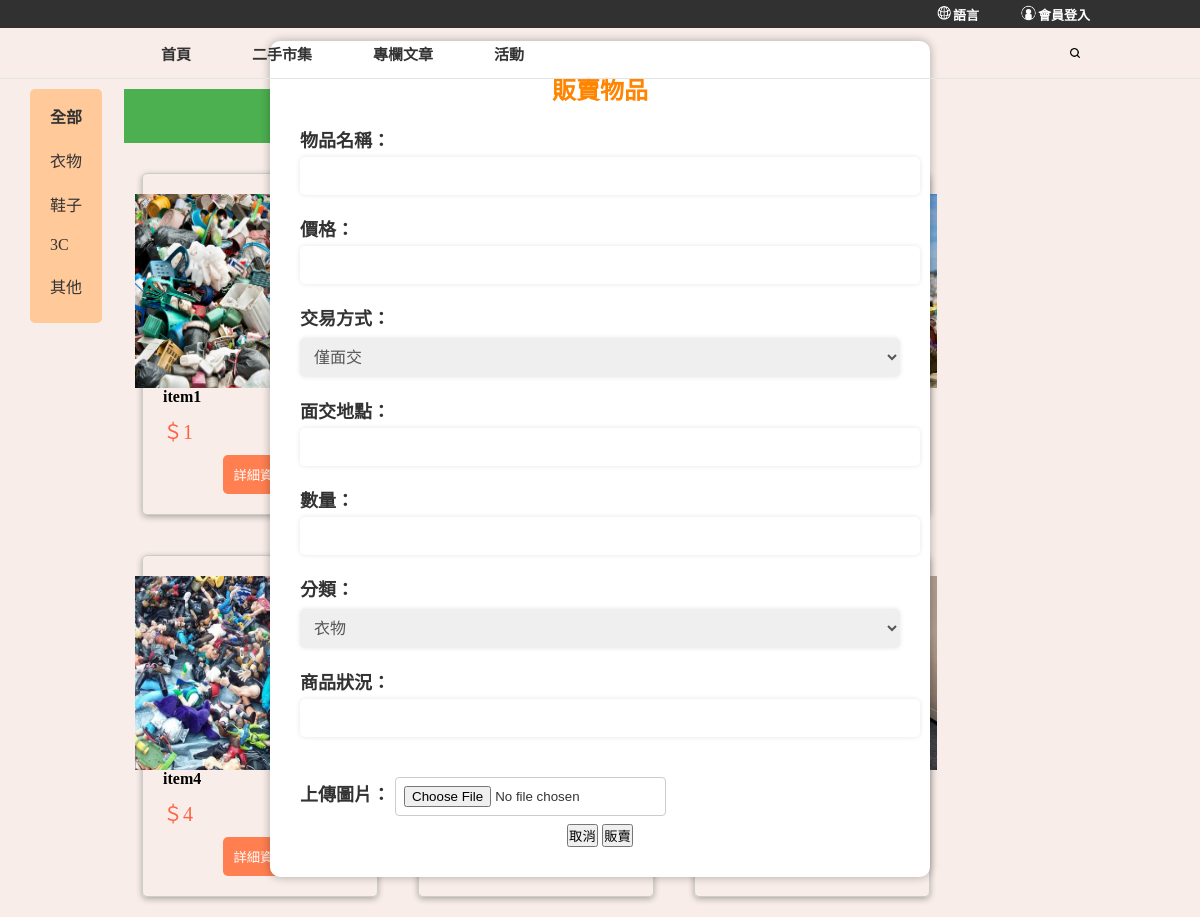
/posts/sell/, run on the app's committed database.
### posts/models.py (models this page shows)
class Item(models.Model):
    item_id = models.AutoField(auto_created=True, primary_key=True)
    name = models.CharField(max_length=100)
    price = models.IntegerField()
    transaction_type = models.CharField(max_length=20)
    transaction_location = models.CharField(max_length=100, blank=True)
    quantity = models.IntegerField()
    category = models.CharField(max_length=20)
    condition = models.CharField(max_length=200)
    image = models.ImageField(upload_to='images/')

### posts/views.py (the view, shortened to what this page needs)
# urls.py: path('sell/', views.add_item, name='add_item'),
def add_item(request, category=None):
    if category:
        items = Item.objects.filter(category=category)
    else:
        items = Item.objects.all()
    return render(request, 'sell_item.html', {'items': items})

### posts/templates/sell_item.html (shortened to what this page needs)
{% load static %}
<!DOCTYPE html>
<html lang="zh-TW">
<head>
  <link rel="stylesheet" href="{% static 'style.css' %}?v=1">
  <link rel="stylesheet" href="{% static 'navbar.css' %}?v=1">
</head>
<body>
	<div class="top-bar-container">
		<div class="top-bar-menu container">
			<a href="#">
				<img src="{% static './images/language.png' %}" alt="">
				<div>語言</div>
			</a>
			<a href="http://127.0.0.1:8000/">
				<img src="{% static './images/person.png' %}" alt="">
				<div>會員登入</div>
			</a>
		</div>
	</div>
	<div class="nav-bar-container">
		<div class="nav-bar-menu container">
			<div class="menu">
				<ul>
					<li class="menu-item"><a href="#">首頁</a></li>
					<li class="menu-item"><a href="#">二手市集</a></li>
					<li class="menu-item"><a href="#article">專欄文章</a></li>
					<li class="menu-item"><a href="#campaign">活動</a></li>
				</ul>
			</div>
			<div class="top-search">
				<a><img id="top-search-btn" src="{% static './images/search.png' %}" alt=""></a>
			</div>
		</div>
	</div>
    <button id="sell-button">我要販賣物品</button>
    <div id="sell-form">
        <h2>販賣物品</h2>
        <form method="post" action="{% url 'add_item' %}" enctype="multipart/form-data">
            <label>物品名稱：
                <input type="text" id="item-name" name="name" required>
            </label>
            <label>價格：
                <input type="number" id="item-price" name="price" required>
            </label>
            <label>交易方式：</label>
            <select id="item-transaction" name="transaction_type">
                <option value="僅面交">僅面交</option>
            </select>
            <label>面交地點：
                <input type="text" id="item-location" name="transaction_location">
            </label>
            <label>數量：
                <input type="number" id="item-quantity" name="quantity" required>
            </label>
            <label>分類：</label>
            <select id="item-category" name="category">
                <option value="衣物">衣物</option>
            </select>
            <label>商品狀況：
                <input type="text" id="item-condition" name="condition" required>
            </label>
            <label>上傳圖片：
                <input type="file" id="item-image" accept="image/*" name="image" required>
            </label>
            <div>
            <button type="button" id="cancel-button">取消</button>
            <button type="submit" id="sell-submit-button" value="Post">販賣</button>
            </div>
        </form>
    </div>
    <div class="categories">
        <ul>
            <li class="{% if not category %}active{% endif %}">
                <a href="{% url 'item_list' %}" onclick="location.href=this.href;">全部</a>
            </li>
            <li class="{% if category == '衣物' %}active{% endif %}">
                <a href="{% url 'item_list_by_category' '衣物' %}" onclick="location.href=this.href;">衣物</a>
            </li>
            <li class="{% if category == '鞋子' %}active{% endif %}">
                <a href="{% url 'item_list_by_category' '鞋子' %}" onclick="location.href=this.href;">鞋子</a>
            </li>
            <li class="{% if category == '3C' %}active{% endif %}">
                <a href="{% url 'item_list_by_category' '3C' %}" onclick="location.href=this.href;">3C</a>
            </li>
            <li class="{% if category == '其他' %}active{% endif %}">
                <a href="{% url 'item_list_by_category' '其他' %}" onclick="location.href=this.href;">其他</a>
            </li>
        </ul>
    </div>
    <div id="item-container">
        {% for item in items %}
            <div class="newItem">
                <div class="item-image-container">
                    <img src="{{ item.image.url }}" alt="{{ item.name }}"></img>
                </div>
                <div class="item-text-container">
                    <h3>{{ item.name }}</h3>
                    <p>＄{{ item.price }}</p>
                    <button class="item-details-button" data-item-id="{{ item.item_id }}">詳細資訊</button>
                </div>
            </div>
        {% endfor %}
    </div>
</body>
</html>

### posts/static/style.css (style rules this page uses)
* { margin: 0; padding: 0; scroll-behavior: smooth; }
body { background-color: #f8ede8; }
.container { width: 1000px; }
.categories { margin-top: 10px; margin-left: 30px; padding: 10px; border-radius: 5px; float: left; margin-right: 20px; background-color: rgb(255, 201, 154); height: 100%; display: flex; }
.categories ul { list-style: none; margin: 0; padding: 0; }
.categories ul li { display: block; margin-bottom: 10px; }
.categories ul li.active a { font-weight: bold; }
.categories ul li a { color: #333; text-decoration: none; display: block; padding: 5px 10px; }
#sell-button { background-color: #4CAF50; border: none; color: white; padding: 15px 32px; text-align: center; text-decoration: none; display: inline-block; font-size: 16px; margin: 10px 2px; width: 40%; cursor: pointer; }
#sell-form { display: none; font-family: Arial, sans-serif; width: 400px; margin: 0 auto; position: absolute; top: 50%; left: 50%; transform: translate(-50%, -50%); background-color: white; width: 600px; padding: 30px; border-radius: 10px; text-align: center; box-shadow: 0 0 10px rgba(0, 0, 0, 0.3); }
#sell-form h2 { font-size: 24px; font-weight: bold; margin-bottom: 20px; margin-top: 0; font-size: 24px; font-weight: bold; color: #ff8400; }
#sell-form label { display: block; margin-bottom: 8px; margin-top: 20px; font-size: 18px; font-weight: bold; text-align: left; color: #333; }
#sell-form input, #sell-form select { padding: 8px; border: 1px solid #ccc; border-radius: 4px; }
#sell-form input[type="text"], #sell-form input[type="number"], #sell-form select { display: block; width: 100%; padding: 10px; margin-top: 5px; border: none; border-radius: 5px; box-shadow: 0 0 5px rgba(0, 0, 0, 0.1); font-size: 16px; color: #555; }
#sell-form input[type="file"] { margin-top: 20px; }
#sell-form select { margin-top: 5px; }
.newItem { display: flex; flex-direction: column; justify-content: center; align-items: center; margin: 20px; padding: 20px; border: 1px solid #ccc; border-radius: 5px; box-shadow: 0 2px 6px rgba(0, 0, 0, 0.3); transition: all 0.3s ease-in-out; width: 18%; height: 300px; }
.newItem img { width: 250px; height: 200px; }
.newItem h3 { font-size: 16px; margin-bottom: 10px; text-align: left; }
.newItem button { background-color: #ff7f50; color: white; padding: 10px; border: none; border-radius: 5px; cursor: pointer; display: block; margin: 0 auto; }
#item-container { display: flex; flex-wrap: wrap; }
.item-image-container { width: 250px; height: 200px; overflow: hidden; }
.item-text-container { width: 100%; }
.item-text-container p { width: 100%; font-size: 20px; margin-bottom: 10px; text-align: left; color: #ff6347; }

### posts/static/navbar.css (style rules this page uses)
.top-bar-container { height: 28px; background: #313131; display: flex; align-items: center; justify-content: center; }
.top-bar-menu { background: none; display: flex; justify-content: right; }
.top-bar-container a { text-decoration: none; background: none; color: #fff; height: auto; display: flex; margin: 0 10px 0 30px; font-size: 13px; font-weight: bold; }
.top-bar-container img { height: 16px; background: none; }
.top-bar-container a div { background: none; }
.nav-bar-container { height: 50px; display: flex; justify-content: center; border-bottom: 1px solid #e3e3e3; position: sticky; z-index: 100; top: 0; }
.nav-bar-menu { display: flex; align-items: center; height: 100%; }
.nav-bar-menu .menu { float: left; width: 97%; height: 100%; display: flex; justify-content: left; }
.nav-bar-menu ul { list-style: none; display: flex; align-items: center; width: 50%; height: 100%; justify-content: space-evenly; }
.nav-bar-menu .menu-item { height: 100%; display: flex; align-items: center; font-size: 15px; font-weight: 600; }
.nav-bar-menu ul li a { text-decoration: none; color: #333; }
.nav-bar-menu .top-search { float: right; }
.top-search img { width: 10px; z-index: 100; }

### data on the page
Item: image (picture), name "item1", price "1"
Item: image (picture), name "item4", price "4"
